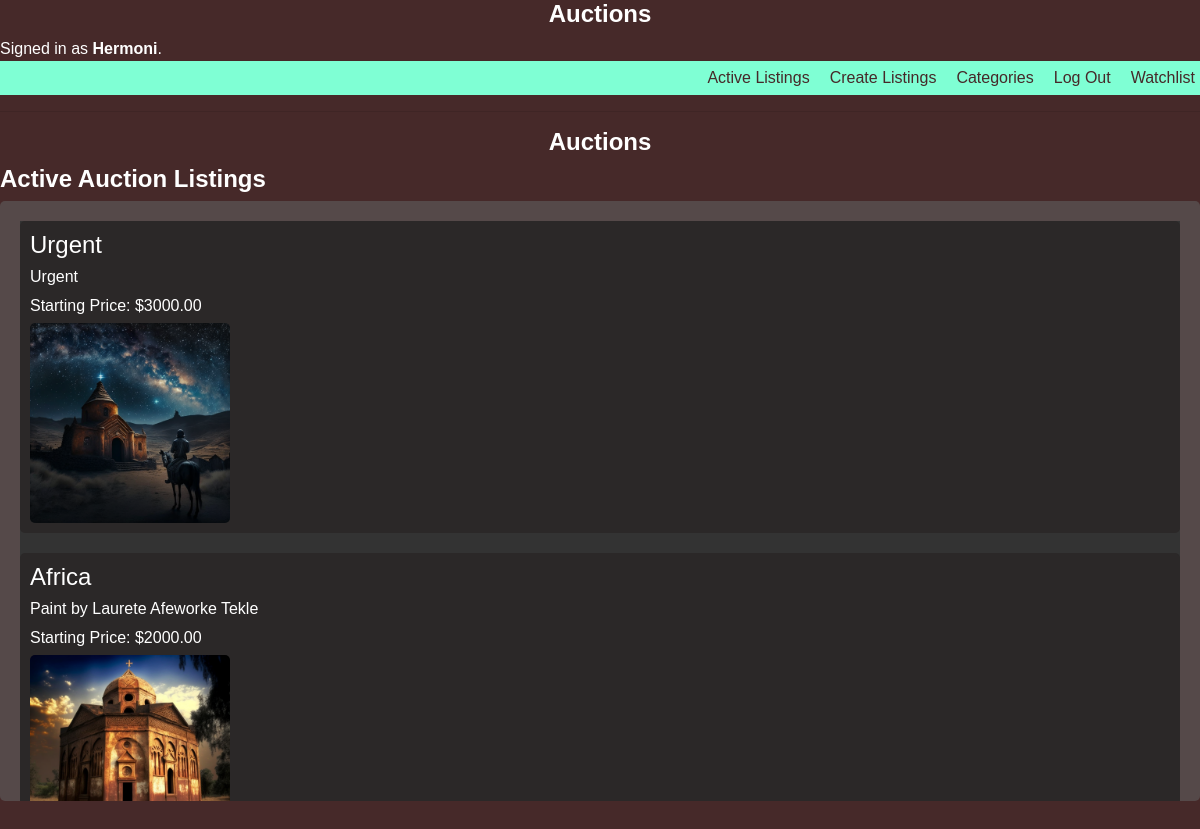
Screenshot of / (signed in) with the database file from the repository.
### auctions/models.py (models this page shows, shortened)
class User(AbstractUser):
    pass

class Listing(models.Model):
    title = models.CharField(max_length=255)
    description = models.TextField()
    starting_bid = models.DecimalField(max_digits=10, decimal_places=2)
    image = models.ImageField(upload_to='images/', blank=True)
    category = models.CharField(max_length=100)
    creator = models.ForeignKey(User, on_delete=models.CASCADE)
    created_at = models.DateTimeField(auto_now_add=True)
    active = models.BooleanField(default=True)
    watchlist = models.ForeignKey(Watchlist, on_delete=models.CASCADE, blank=True, null=True)
    bids = models.ForeignKey('Bid', on_delete=models.CASCADE, null=True, blank=True, related_name='listing_bids')
    comments = models.ManyToManyField('Comment', related_name='listings')
    winner = models.ForeignKey(User, on_delete=models.SET_NULL, null=True, blank=True, related_name='won_listings')

### auctions/views.py (the view)
# urls.py: path("", views.index, name="index"),
def index(request):
    active_listings = Listing.objects.filter(active=True)
    return render(request, 'auctions/index.html', {'listings': active_listings})

### auctions/templates/auctions/index.html (shortened to what this page needs)
{% extends "auctions/layout.html" %}
{% block body %}
<h1 style="text-align: center; color: #fff;">Auctions</h1>
<h1 style="color: #fff;">Active Auction Listings</h1>
{% if listings %}
<div class="listings-box">
  <ul class="listings">
    {% for listing in listings|dictsortreversed:'created_at' %}
    <li class="listing-item">
      <a href="{% url 'show_listing' listing_id=listing.id %}">
        <h2>{{ listing.title }}</h2>
        <p>{{ listing.description }}</p>
        <p>Starting Price: ${{ listing.starting_bid }}</p>
        {% if listing.image %}
        <img src="{{ listing.image.url }}" alt="Listing Image">
        {% endif %}
      </a>
    </li>
    {% endfor %}
  </ul>
</div>
{% else %}
<p style="color: #fff;">No active listings available.</p>
{% endif %}
{% endblock %}

### auctions/templates/auctions/layout.html (shortened to what this page needs)
<!DOCTYPE html>
<html lang="en">
<head>
    {% load static %}
    <link rel="stylesheet" href="https://stackpath.bootstrapcdn.com/bootstrap/4.4.1/css/bootstrap.min.css">
    <link href="{% static 'auctions/styles.css' %}" rel="stylesheet">
</head>
<body>
    <h1 style="text-align: center; color: white;">Auctions</h1>
        <div style="color: white;">
        {% if user.is_authenticated %}
            Signed in as <strong>{{ user.username }}</strong>.
        {% else %}
            Not signed in.
        {% endif %}
        </div>
    <ul class="nav">
        <li class="nav-item">
            <a class="nav-link" href="{% url 'index' %}">Active Listings</a>
        </li>
        <li class="nav-item">
            <a class="nav-link" href="{% url 'listing' %}">Create Listings</a>
        </li>
        <li class="nav-item">
            <a class="nav-link" href="{% url 'show_categories' %}">Categories</a>
        </li>
        {% if user.is_authenticated %}
            <li class="nav-item">
                <a class="nav-link" href="{% url 'logout' %}">Log Out</a>
            </li>
            <li class="nav-item">
                <a class="nav-link" href="{% url 'watchlist' %}">Watchlist</a>
            </li>
        {% endif %}
    </ul>
    <hr>
    {% block body %}
    {% endblock %}
</body>
</html>

### auctions/static/auctions/styles.css (style rules this page uses)
body { background-color: #f2f2f2; font-family: Arial, sans-serif; color: #333; }
h1 { font-size: 24px; font-weight: bold; color: #555; }

### auctions/templates/auctions/layout.html (style rules this page uses)
ul.nav { list-style: none; display: flex; justify-content: flex-end; background-color: aquamarine; }
ul.nav li.nav-item { margin-left: 10px; }
ul.nav li.nav-item a.nav-link { color: rgb(70, 41, 41); text-decoration: none; padding: 5px; border-radius: 5px; transition: background-color 0.3s; }
body { background-color: rgb(70, 41, 41); }
ul.nav { justify-content: flex-end; }
ul.nav li.nav-item { display: inline-block; }
h1 { color: aquamarine; }

### auctions/templates/auctions/index.html (style rules this page uses)
ul.listings { list-style: none; padding: 0; margin: 0; background-color: #333; }
ul.listings li { opacity: 0; transform: translateY(-20px); animation: fade-in 0.5s ease-out forwards; }
.listings-box { max-height: 600px; overflow-y: scroll; background-color: #554949; padding: 20px; border-radius: 5px; }
.listings { list-style: none; padding: 0; margin: 0; }
.listing-item { margin-bottom: 20px; padding: 10px; border-radius: 5px; background-color: #2b2828; }
.listing-item a { text-decoration: none; color: #fff; }
.listing-item h2 { color: #fff; font-size: 24px; margin-bottom: 5px; }
.listing-item p { color: #fff; font-size: 16px; margin-bottom: 5px; }
.listing-item img { max-width: 100%; max-height: 200px; border-radius: 5px; }

### rows the page displays
User: username "Hermoni"
Listing: title "Urgent", description "Urgent", starting_bid "3000.00", image (picture)
Listing: title "Africa", description "Paint by Laurete Afeworke Tekle", starting_bid "2000.00", image (picture)
